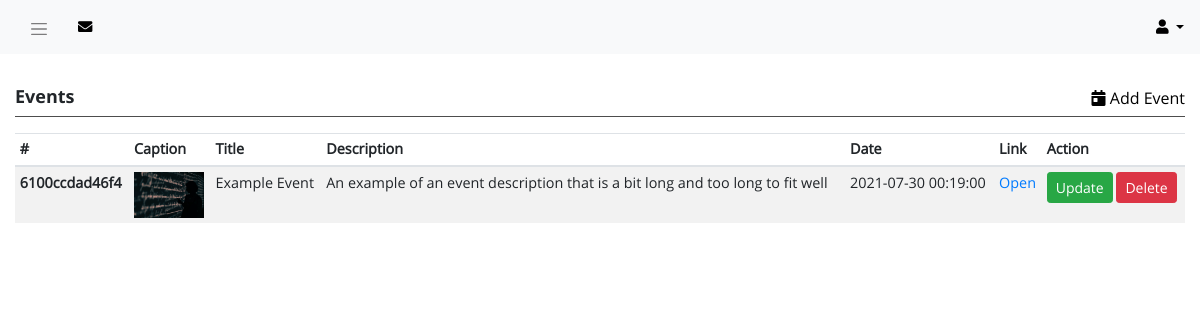
The app's page /admin/events.php (signed in) with its own data.
### tables this page shows
CREATE TABLE `events` (
  `ID` int(11) NOT NULL,
  `code` varchar(255) NOT NULL,
  `title` varchar(255) NOT NULL,
  `date` datetime NOT NULL,
  `description` varchar(255) NOT NULL,
  `caption` varchar(255) NOT NULL,
  `link` varchar(255) NOT NULL,
  `entry_date` datetime NOT NULL DEFAULT CURRENT_TIMESTAMP
);

### admin/includes/functions.php (called while the page is built, shortened)
<?php
function getAllEvents($conn) {
  $sql = "SELECT * FROM events ORDER BY entry_date DESC";
  $result = mysqli_query($conn, $sql);
  $events = [];
  if (mysqli_num_rows($result) > 0) {
    while($row = mysqli_fetch_assoc($result)) {
      $events[$row['code']] = $row;
    }
    return $events;
  }
  return false;
}
?>

### admin/events.php (the view, shortened to what this page needs)
<?php
require '../includes/db_connect.php';
require './includes/functions.php';
?>
<!DOCTYPE html>
<html lang="en">
<head>
  <link rel="stylesheet" href="<?php echo ROOT?>/lib/bootstrap/css/bootstrap.min.css">
  <link rel="stylesheet" href="<?php echo ROOT?>/lib/font-awesome/css/all.min.css">
  <link rel="stylesheet" href="<?php echo ROOT?>/admin/css/admin.css">
</head>
<body>
  <main class="wrapper">
    <div class="page-content-wrapper">
      <?php
      require './includes/header.php';
      ?>
      <section class="notification-panel">
      </section>
      <section class="main-content">
        <div class="container-fluid">
          <div class="row">
            <div class="col-12">
              <div class="dash-panel">
                <div class="dash-panel-header d-flex justify-content-between">
                  <h4>Events</h4>
                  <div class="dash-panel-action">
                    <a href="" data-toggle="modal" data-target="#createEventModal"><i class="fa fa-calendar-day"></i> Add Event</a>
                  </div>
                </div>
                <div class="dash-panel-content">
                  <table class="table table-sm table-striped">
                    <thead>
                      <tr>
                        <th scope="col">#</th>
                        <th scope="col">Caption</th>
                        <th scope="col">Title</th>
                        <th scope="col">Description</th>
                        <th scope="col">Date</th>
                        <th scope="col">Link</th>
                        <th scope="col">Action</th>
                      </tr>
                    </thead>
                    <tbody>
                      <?php
                      $events = getAllEvents($conn);
                      if ($events !== false) {
                        foreach ($events as $event) {
                          $event =  (object) $event;
                          ?>
                          <tr>
                            <th scope="row"><?php echo $event->code;?></th>
                            <td><img src="../uploads/captions/<?php echo $event->caption;?>" alt="" width="70px"></td>
                            <td><?php echo $event->title;?></td>
                            <td><?php echo $event->description;?></td>
                            <td><?php echo $event->date;?></td>
                            <td><a href="<?php echo $event->link;?>" target="_blank">Open</a></td>
                            <td>
                              <button class="btn btn-sm btn-success" onclick="updateEvent('<?php echo $event->code;?>')">Update</button>
                              <a href="events.php?action=delete_event&code=<?php echo $event->code;?>" class="btn btn-sm btn-danger">Delete</a>
                            </td>
                          </tr>
                          <?php
                        }
                      } else {
                        ?>
                        <tr>
                          <th colspan="7" class="text-muted text-center">No Events yet</th>
                        </tr>
                        <?php
                      }
                      ?>
                    </tbody>
                  </table>
                </div>
              </div>
            </div>
          </div>
        </div>
      </section>
    </div>
  </main>
</body>
</html>

### admin/css/admin.css (style rules this page uses)
body { font-family: "OpenSans", Arial, sans-serif; }
h4 { font-size: 18px; }
h1, h2, h3, h4, h5, h6 { line-height: 1.2em; }
.wrapper { display: flex; }
.page-content-wrapper { width: 100%; }
.notification-panel { padding: 1rem 0; }
.dash-panel .dash-panel-header { border-bottom: 1px solid #4d4d4d; margin-bottom: 1rem; }
.dash-panel .dash-panel-header h4 { font-family: "OpenSans-Bold", Arial, sans-serif; }
.dash-panel .dash-panel-action a { color: #000; }
.dash-panel table { font-size: 0.9rem; }

### records on screen
events: code "6100ccdad46f4", caption (picture), title "Example Event", description "An example of an event description that is a bit long and too long to fit well", date "2021-07-30 00:19:00"
